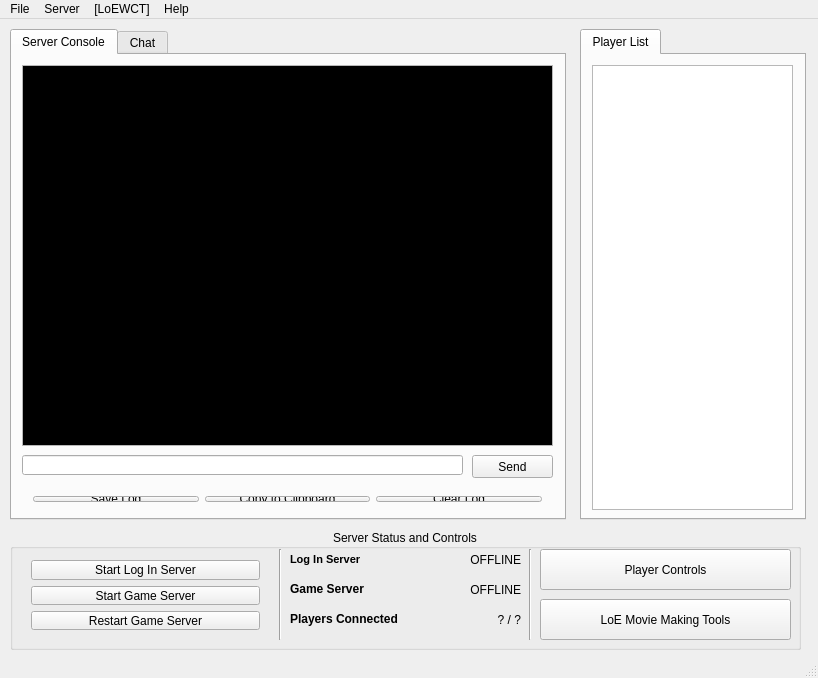
<?xml version="1.0" encoding="UTF-8"?>
<ui version="4.0">
 <class>MainWindow</class>
 <widget class="QMainWindow" name="MainWindow">
  <property name="geometry">
   <rect>
    <x>0</x>
    <y>0</y>
    <width>818</width>
    <height>678</height>
   </rect>
  </property>
  <property name="minimumSize">
   <size>
    <width>818</width>
    <height>678</height>
   </size>
  </property>
  <property name="maximumSize">
   <size>
    <width>818</width>
    <height>678</height>
   </size>
  </property>
  <property name="windowTitle">
   <string>[LoEWCT] Control Panel v1.0</string>
  </property>
  <widget class="QWidget" name="centralWidget">
   <widget class="QTabWidget" name="mainConsole">
    <property name="geometry">
     <rect>
      <x>10</x>
      <y>10</y>
      <width>556</width>
      <height>491</height>
     </rect>
    </property>
    <property name="tabPosition">
     <enum>QTabWidget::North</enum>
    </property>
    <property name="currentIndex">
     <number>0</number>
    </property>
    <widget class="QWidget" name="tabConsole">
     <attribute name="title">
      <string>Server Console</string>
     </attribute>
     <widget class="QPlainTextEdit" name="consoleLog">
      <property name="geometry">
       <rect>
        <x>10</x>
        <y>10</y>
        <width>531</width>
        <height>381</height>
       </rect>
      </property>
      <property name="palette">
       <palette>
        <active>
         <colorrole role="Text">
          <brush brushstyle="SolidPattern">
           <color alpha="255">
            <red>255</red>
            <green>255</green>
            <blue>255</blue>
           </color>
          </brush>
         </colorrole>
         <colorrole role="Base">
          <brush brushstyle="SolidPattern">
           <color alpha="255">
            <red>0</red>
            <green>0</green>
            <blue>0</blue>
           </color>
          </brush>
         </colorrole>
         <colorrole role="Highlight">
          <brush brushstyle="SolidPattern">
           <color alpha="255">
            <red>255</red>
            <green>255</green>
            <blue>255</blue>
           </color>
          </brush>
         </colorrole>
         <colorrole role="HighlightedText">
          <brush brushstyle="SolidPattern">
           <color alpha="255">
            <red>0</red>
            <green>0</green>
            <blue>0</blue>
           </color>
          </brush>
         </colorrole>
        </active>
        <inactive>
         <colorrole role="Text">
          <brush brushstyle="SolidPattern">
           <color alpha="255">
            <red>255</red>
            <green>255</green>
            <blue>255</blue>
           </color>
          </brush>
         </colorrole>
         <colorrole role="Base">
          <brush brushstyle="SolidPattern">
           <color alpha="255">
            <red>0</red>
            <green>0</green>
            <blue>0</blue>
           </color>
          </brush>
         </colorrole>
         <colorrole role="Highlight">
          <brush brushstyle="SolidPattern">
           <color alpha="255">
            <red>255</red>
            <green>255</green>
            <blue>255</blue>
           </color>
          </brush>
         </colorrole>
         <colorrole role="HighlightedText">
          <brush brushstyle="SolidPattern">
           <color alpha="255">
            <red>0</red>
            <green>0</green>
            <blue>0</blue>
           </color>
          </brush>
         </colorrole>
        </inactive>
        <disabled>
         <colorrole role="Text">
          <brush brushstyle="SolidPattern">
           <color alpha="255">
            <red>120</red>
            <green>120</green>
            <blue>120</blue>
           </color>
          </brush>
         </colorrole>
         <colorrole role="Base">
          <brush brushstyle="SolidPattern">
           <color alpha="255">
            <red>240</red>
            <green>240</green>
            <blue>240</blue>
           </color>
          </brush>
         </colorrole>
         <colorrole role="Highlight">
          <brush brushstyle="SolidPattern">
           <color alpha="255">
            <red>10</red>
            <green>36</green>
            <blue>106</blue>
           </color>
          </brush>
         </colorrole>
         <colorrole role="HighlightedText">
          <brush brushstyle="SolidPattern">
           <color alpha="255">
            <red>0</red>
            <green>0</green>
            <blue>0</blue>
           </color>
          </brush>
         </colorrole>
        </disabled>
       </palette>
      </property>
      <property name="font">
       <font>
        <family>Lucida Console</family>
        <weight>75</weight>
        <bold>true</bold>
       </font>
      </property>
      <property name="readOnly">
       <bool>true</bool>
      </property>
      <property name="plainText">
       <string/>
      </property>
     </widget>
     <widget class="QLineEdit" name="cmdLine">
      <property name="geometry">
       <rect>
        <x>10</x>
        <y>400</y>
        <width>441</width>
        <height>20</height>
       </rect>
      </property>
     </widget>
     <widget class="QPushButton" name="sendCmdLine">
      <property name="geometry">
       <rect>
        <x>460</x>
        <y>400</y>
        <width>81</width>
        <height>23</height>
       </rect>
      </property>
      <property name="text">
       <string>Send</string>
      </property>
     </widget>
     <widget class="QWidget" name="layoutWidget">
      <property name="geometry">
       <rect>
        <x>10</x>
        <y>430</y>
        <width>531</width>
        <height>28</height>
       </rect>
      </property>
      <layout class="QHBoxLayout" name="horizontalLayout_2">
       <item>
        <widget class="QPushButton" name="btnSaveServerLog">
         <property name="text">
          <string>Save Log</string>
         </property>
         <property name="icon">
          <iconset resource="res.qrc">
           <normaloff>:/icons/icons/drive_disk.png</normaloff>:/icons/icons/drive_disk.png</iconset>
         </property>
        </widget>
       </item>
       <item>
        <widget class="QPushButton" name="btnCopyClipboard">
         <property name="text">
          <string>Copy to Clipboard</string>
         </property>
         <property name="icon">
          <iconset resource="res.qrc">
           <normaloff>:/icons/icons/page_white_paste.png</normaloff>:/icons/icons/page_white_paste.png</iconset>
         </property>
        </widget>
       </item>
       <item>
        <widget class="QPushButton" name="btnClearConsoleLog">
         <property name="text">
          <string>Clear Log</string>
         </property>
         <property name="icon">
          <iconset resource="res.qrc">
           <normaloff>:/icons/icons/bin_empty.png</normaloff>:/icons/icons/bin_empty.png</iconset>
         </property>
        </widget>
       </item>
      </layout>
     </widget>
    </widget>
    <widget class="QWidget" name="tabChat">
     <attribute name="title">
      <string>Chat</string>
     </attribute>
     <widget class="QTabWidget" name="logChat">
      <property name="geometry">
       <rect>
        <x>10</x>
        <y>10</y>
        <width>531</width>
        <height>451</height>
       </rect>
      </property>
      <property name="currentIndex">
       <number>0</number>
      </property>
      <widget class="QWidget" name="tabGlobalChat">
       <attribute name="title">
        <string>Global</string>
       </attribute>
       <widget class="QLineEdit" name="chatLine_Global">
        <property name="geometry">
         <rect>
          <x>9</x>
          <y>400</y>
          <width>421</width>
          <height>20</height>
         </rect>
        </property>
       </widget>
       <widget class="QPushButton" name="sendChatLine_Global">
        <property name="geometry">
         <rect>
          <x>440</x>
          <y>400</y>
          <width>75</width>
          <height>23</height>
         </rect>
        </property>
        <property name="text">
         <string>Send</string>
        </property>
       </widget>
       <widget class="QPlainTextEdit" name="logChatGlobal">
        <property name="geometry">
         <rect>
          <x>10</x>
          <y>10</y>
          <width>511</width>
          <height>381</height>
         </rect>
        </property>
        <property name="readOnly">
         <bool>true</bool>
        </property>
       </widget>
      </widget>
      <widget class="QWidget" name="tabLocalChat">
       <attribute name="title">
        <string>Local</string>
       </attribute>
       <widget class="QLineEdit" name="chatLine_Local">
        <property name="geometry">
         <rect>
          <x>10</x>
          <y>400</y>
          <width>421</width>
          <height>20</height>
         </rect>
        </property>
       </widget>
       <widget class="QPushButton" name="sendChatLine_Local">
        <property name="geometry">
         <rect>
          <x>440</x>
          <y>400</y>
          <width>75</width>
          <height>23</height>
         </rect>
        </property>
        <property name="text">
         <string>Send</string>
        </property>
       </widget>
       <widget class="QPlainTextEdit" name="logChatLocal">
        <property name="geometry">
         <rect>
          <x>10</x>
          <y>40</y>
          <width>511</width>
          <height>351</height>
         </rect>
        </property>
        <property name="readOnly">
         <bool>true</bool>
        </property>
       </widget>
       <widget class="QWidget" name="layoutWidget">
        <property name="geometry">
         <rect>
          <x>10</x>
          <y>10</y>
          <width>511</width>
          <height>22</height>
         </rect>
        </property>
        <layout class="QHBoxLayout" name="horizontalLayout">
         <item>
          <widget class="QLabel" name="lblSelScene_localChat">
           <property name="text">
            <string>Select Scene</string>
           </property>
          </widget>
         </item>
         <item>
          <widget class="QComboBox" name="comboBox">
           <item>
            <property name="text">
             <string>ponyville</string>
            </property>
           </item>
           <item>
            <property name="text">
             <string>canterlot</string>
            </property>
           </item>
           <item>
            <property name="text">
             <string>cloudsdale</string>
            </property>
           </item>
          </widget>
         </item>
        </layout>
       </widget>
      </widget>
      <widget class="QWidget" name="tabPartyChat">
       <attribute name="title">
        <string>Party</string>
       </attribute>
       <widget class="QLabel" name="label_2">
        <property name="geometry">
         <rect>
          <x>15</x>
          <y>10</y>
          <width>501</width>
          <height>401</height>
         </rect>
        </property>
        <property name="text">
         <string>&lt;html&gt;&lt;head/&gt;&lt;body&gt;&lt;p align=&quot;center&quot;&gt;&lt;span style=&quot; font-size:16pt; font-weight:600;&quot;&gt;Party Chat is not available at the moment.&lt;/span&gt;&lt;/p&gt;&lt;/body&gt;&lt;/html&gt;</string>
        </property>
       </widget>
      </widget>
      <widget class="QWidget" name="tabHerdChat">
       <attribute name="title">
        <string>Herd</string>
       </attribute>
       <widget class="QLabel" name="label_3">
        <property name="geometry">
         <rect>
          <x>10</x>
          <y>10</y>
          <width>501</width>
          <height>401</height>
         </rect>
        </property>
        <property name="text">
         <string>&lt;html&gt;&lt;head/&gt;&lt;body&gt;&lt;p align=&quot;center&quot;&gt;&lt;span style=&quot; font-size:16pt; font-weight:600;&quot;&gt;Herd Chat is not available at the moment.&lt;/span&gt;&lt;/p&gt;&lt;/body&gt;&lt;/html&gt;</string>
        </property>
        <property name="alignment">
         <set>Qt::AlignCenter</set>
        </property>
       </widget>
      </widget>
      <widget class="QWidget" name="tabWhisperChat">
       <attribute name="title">
        <string>Whisper</string>
       </attribute>
       <widget class="QPlainTextEdit" name="logChatWhisper">
        <property name="geometry">
         <rect>
          <x>10</x>
          <y>40</y>
          <width>511</width>
          <height>351</height>
         </rect>
        </property>
        <property name="readOnly">
         <bool>true</bool>
        </property>
       </widget>
       <widget class="QLineEdit" name="chatLine_Whisper">
        <property name="geometry">
         <rect>
          <x>10</x>
          <y>400</y>
          <width>421</width>
          <height>20</height>
         </rect>
        </property>
       </widget>
       <widget class="QPushButton" name="sendChatLine_Whisper">
        <property name="geometry">
         <rect>
          <x>440</x>
          <y>400</y>
          <width>75</width>
          <height>23</height>
         </rect>
        </property>
        <property name="text">
         <string>Send</string>
        </property>
       </widget>
       <widget class="QLabel" name="lblWhisperChatInfo">
        <property name="geometry">
         <rect>
          <x>15</x>
          <y>10</y>
          <width>501</width>
          <height>20</height>
         </rect>
        </property>
        <property name="text">
         <string>People will know you as &lt;SERVER&gt; | You MUST Set a Player to use this chat.</string>
        </property>
        <property name="alignment">
         <set>Qt::AlignCenter</set>
        </property>
       </widget>
      </widget>
     </widget>
    </widget>
   </widget>
   <widget class="QTabWidget" name="playerListWidget">
    <property name="geometry">
     <rect>
      <x>580</x>
      <y>10</y>
      <width>226</width>
      <height>491</height>
     </rect>
    </property>
    <property name="currentIndex">
     <number>0</number>
    </property>
    <widget class="QWidget" name="tabPlayersList">
     <attribute name="title">
      <string>Player List</string>
     </attribute>
     <widget class="QListView" name="playerList">
      <property name="geometry">
       <rect>
        <x>10</x>
        <y>10</y>
        <width>201</width>
        <height>445</height>
       </rect>
      </property>
     </widget>
    </widget>
   </widget>
   <widget class="QGroupBox" name="boxServerControls">
    <property name="geometry">
     <rect>
      <x>10</x>
      <y>510</y>
      <width>791</width>
      <height>121</height>
     </rect>
    </property>
    <property name="title">
     <string>Server Status and Controls</string>
    </property>
    <property name="alignment">
     <set>Qt::AlignCenter</set>
    </property>
    <widget class="Line" name="line">
     <property name="geometry">
      <rect>
       <x>260</x>
       <y>20</y>
       <width>20</width>
       <height>91</height>
      </rect>
     </property>
     <property name="orientation">
      <enum>Qt::Vertical</enum>
     </property>
    </widget>
    <widget class="QLabel" name="lblLogInServer">
     <property name="geometry">
      <rect>
       <x>280</x>
       <y>20</y>
       <width>201</width>
       <height>21</height>
      </rect>
     </property>
     <property name="text">
      <string>&lt;!DOCTYPE HTML PUBLIC &quot;-//W3C//DTD HTML 4.0//EN&quot; &quot;http://www.w3.org/TR/REC-html40/strict.dtd&quot;&gt;
&lt;html&gt;&lt;head&gt;&lt;meta name=&quot;qrichtext&quot; content=&quot;1&quot; /&gt;&lt;style type=&quot;text/css&quot;&gt;
p, li { white-space: pre-wrap; }
&lt;/style&gt;&lt;/head&gt;&lt;body style=&quot; font-family:'MS Shell Dlg 2'; font-size:8pt; font-weight:400; font-style:normal;&quot;&gt;
&lt;p style=&quot; margin-top:0px; margin-bottom:0px; margin-left:0px; margin-right:0px; -qt-block-indent:0; text-indent:0px;&quot;&gt;&lt;span style=&quot; font-weight:600;&quot;&gt;Log In Server&lt;/span&gt;&lt;/p&gt;&lt;/body&gt;&lt;/html&gt;</string>
     </property>
     <property name="scaledContents">
      <bool>false</bool>
     </property>
     <property name="wordWrap">
      <bool>false</bool>
     </property>
     <property name="openExternalLinks">
      <bool>false</bool>
     </property>
    </widget>
    <widget class="QLabel" name="lblGameServer">
     <property name="geometry">
      <rect>
       <x>280</x>
       <y>50</y>
       <width>201</width>
       <height>21</height>
      </rect>
     </property>
     <property name="text">
      <string>&lt;html&gt;&lt;head/&gt;&lt;body&gt;&lt;p&gt;&lt;span style=&quot; font-weight:600;&quot;&gt;Game Server&lt;/span&gt;&lt;/p&gt;&lt;/body&gt;&lt;/html&gt;</string>
     </property>
    </widget>
    <widget class="QLabel" name="lbPlayersOnline">
     <property name="geometry">
      <rect>
       <x>280</x>
       <y>80</y>
       <width>201</width>
       <height>21</height>
      </rect>
     </property>
     <property name="text">
      <string>&lt;html&gt;&lt;head/&gt;&lt;body&gt;&lt;p&gt;&lt;span style=&quot; font-weight:600;&quot;&gt;Players Connected&lt;/span&gt;&lt;/p&gt;&lt;/body&gt;&lt;/html&gt;</string>
     </property>
    </widget>
    <widget class="QLabel" name="lblLogInServerStatus">
     <property name="geometry">
      <rect>
       <x>430</x>
       <y>20</y>
       <width>81</width>
       <height>21</height>
      </rect>
     </property>
     <property name="text">
      <string>OFFLINE</string>
     </property>
     <property name="alignment">
      <set>Qt::AlignRight|Qt::AlignTrailing|Qt::AlignVCenter</set>
     </property>
    </widget>
    <widget class="QLabel" name="lblGameServerStatus">
     <property name="geometry">
      <rect>
       <x>430</x>
       <y>50</y>
       <width>81</width>
       <height>21</height>
      </rect>
     </property>
     <property name="text">
      <string>OFFLINE</string>
     </property>
     <property name="alignment">
      <set>Qt::AlignRight|Qt::AlignTrailing|Qt::AlignVCenter</set>
     </property>
    </widget>
    <widget class="QLabel" name="lblPlayersConnected">
     <property name="geometry">
      <rect>
       <x>430</x>
       <y>80</y>
       <width>81</width>
       <height>21</height>
      </rect>
     </property>
     <property name="text">
      <string>? / ?</string>
     </property>
     <property name="alignment">
      <set>Qt::AlignRight|Qt::AlignTrailing|Qt::AlignVCenter</set>
     </property>
    </widget>
    <widget class="QPushButton" name="btnPlayerControls">
     <property name="geometry">
      <rect>
       <x>530</x>
       <y>20</y>
       <width>251</width>
       <height>41</height>
      </rect>
     </property>
     <property name="text">
      <string>Player Controls</string>
     </property>
     <property name="icon">
      <iconset resource="res.qrc">
       <normaloff>:/icons/icons/user_edit.png</normaloff>:/icons/icons/user_edit.png</iconset>
     </property>
    </widget>
    <widget class="Line" name="line_2">
     <property name="geometry">
      <rect>
       <x>510</x>
       <y>20</y>
       <width>20</width>
       <height>91</height>
      </rect>
     </property>
     <property name="orientation">
      <enum>Qt::Vertical</enum>
     </property>
    </widget>
    <widget class="QPushButton" name="btnMovieMakerTools">
     <property name="geometry">
      <rect>
       <x>530</x>
       <y>70</y>
       <width>251</width>
       <height>41</height>
      </rect>
     </property>
     <property name="text">
      <string>LoE Movie Making Tools</string>
     </property>
     <property name="icon">
      <iconset resource="res.qrc">
       <normaloff>:/icons/icons/film.png</normaloff>:/icons/icons/film.png</iconset>
     </property>
    </widget>
    <widget class="QWidget" name="layoutWidget">
     <property name="geometry">
      <rect>
       <x>10</x>
       <y>20</y>
       <width>251</width>
       <height>92</height>
      </rect>
     </property>
     <layout class="QVBoxLayout" name="verticalLayout">
      <item>
       <widget class="QPushButton" name="btnLoginServer">
        <property name="text">
         <string>Start Log In Server</string>
        </property>
        <property name="icon">
         <iconset resource="res.qrc">
          <normaloff>:/icons/icons/user.png</normaloff>:/icons/icons/user.png</iconset>
        </property>
       </widget>
      </item>
      <item>
       <widget class="QPushButton" name="btnGameServer">
        <property name="text">
         <string>Start Game Server</string>
        </property>
        <property name="icon">
         <iconset resource="res.qrc">
          <normaloff>:/icons/icons/controller.png</normaloff>:/icons/icons/controller.png</iconset>
        </property>
       </widget>
      </item>
      <item>
       <widget class="QPushButton" name="btnRestartServers">
        <property name="text">
         <string>Restart Game Server</string>
        </property>
        <property name="icon">
         <iconset resource="res.qrc">
          <normaloff>:/icons/icons/arrow_refresh.png</normaloff>:/icons/icons/arrow_refresh.png</iconset>
        </property>
       </widget>
      </item>
     </layout>
    </widget>
   </widget>
  </widget>
  <widget class="QMenuBar" name="menuBar">
   <property name="geometry">
    <rect>
     <x>0</x>
     <y>0</y>
     <width>818</width>
     <height>21</height>
    </rect>
   </property>
   <widget class="QMenu" name="menuFile">
    <property name="title">
     <string>File</string>
    </property>
    <addaction name="actionSave_Log"/>
    <addaction name="separator"/>
    <addaction name="actionExit"/>
   </widget>
   <widget class="QMenu" name="menuServer">
    <property name="title">
     <string>Server</string>
    </property>
    <addaction name="actionStart_Server"/>
    <addaction name="actionRestart_Server"/>
    <addaction name="actionStop_Server"/>
    <addaction name="separator"/>
    <addaction name="actionServer_Settings"/>
   </widget>
   <widget class="QMenu" name="menu_LoEWCT">
    <property name="title">
     <string>[LoEWCT]</string>
    </property>
    <addaction name="actionPlugins"/>
    <addaction name="separator"/>
    <addaction name="actionSettings"/>
    <addaction name="action_LoEWCT_Client_Luncher_Settings"/>
   </widget>
   <widget class="QMenu" name="menuHelp">
    <property name="title">
     <string>Help</string>
    </property>
    <addaction name="actionQuest_Script_Tutorial"/>
    <addaction name="actionPonyforums_net_Post"/>
    <addaction name="separator"/>
    <addaction name="actionAbout_LoEWCT"/>
   </widget>
   <addaction name="menuFile"/>
   <addaction name="menuServer"/>
   <addaction name="menu_LoEWCT"/>
   <addaction name="menuHelp"/>
  </widget>
  <widget class="QStatusBar" name="statusBar"/>
  <action name="actionSave_Log">
   <property name="icon">
    <iconset resource="res.qrc">
     <normaloff>:/icons/icons/drive_disk.png</normaloff>:/icons/icons/drive_disk.png</iconset>
   </property>
   <property name="text">
    <string>Save Log...</string>
   </property>
  </action>
  <action name="actionExit">
   <property name="text">
    <string>Exit</string>
   </property>
  </action>
  <action name="actionStart_Server">
   <property name="icon">
    <iconset resource="res.qrc">
     <normaloff>:/icons/icons/server_go.png</normaloff>:/icons/icons/server_go.png</iconset>
   </property>
   <property name="text">
    <string>Start Server</string>
   </property>
  </action>
  <action name="actionRestart_Server">
   <property name="icon">
    <iconset resource="res.qrc">
     <normaloff>:/icons/icons/arrow_refresh.png</normaloff>:/icons/icons/arrow_refresh.png</iconset>
   </property>
   <property name="text">
    <string>Restart Server</string>
   </property>
  </action>
  <action name="actionStop_Server">
   <property name="icon">
    <iconset resource="res.qrc">
     <normaloff>:/icons/icons/server_delete.png</normaloff>:/icons/icons/server_delete.png</iconset>
   </property>
   <property name="text">
    <string>Stop Server</string>
   </property>
  </action>
  <action name="actionServer_Settings">
   <property name="icon">
    <iconset resource="res.qrc">
     <normaloff>:/icons/icons/server_edit.png</normaloff>:/icons/icons/server_edit.png</iconset>
   </property>
   <property name="text">
    <string>Server Settings</string>
   </property>
  </action>
  <action name="actionSettings">
   <property name="icon">
    <iconset resource="res.qrc">
     <normaloff>:/icons/icons/application_edit.png</normaloff>:/icons/icons/application_edit.png</iconset>
   </property>
   <property name="text">
    <string>[LoEWCT] Settings</string>
   </property>
  </action>
  <action name="actionPlugins">
   <property name="text">
    <string>Plugins</string>
   </property>
  </action>
  <action name="actionQuest_Script_Tutorial">
   <property name="text">
    <string>Quest Script Tutorial</string>
   </property>
  </action>
  <action name="actionPonyforums_net_Post">
   <property name="text">
    <string>ponyforums.net Post</string>
   </property>
  </action>
  <action name="actionAbout_LoEWCT">
   <property name="text">
    <string>About [LoEWCT]...</string>
   </property>
  </action>
  <action name="action_LoEWCT_Client_Luncher_Settings">
   <property name="text">
    <string>[LoEWCT] Client Luncher Settings</string>
   </property>
  </action>
 </widget>
 <layoutdefault spacing="6" margin="11"/>
 <resources>
  <include location="res.qrc"/>
 </resources>
 <connections>
  <connection>
   <sender>cmdLine</sender>
   <signal>returnPressed()</signal>
   <receiver>sendCmdLine</receiver>
   <slot>click()</slot>
   <hints>
    <hint type="sourcelabel">
     <x>213</x>
     <y>426</y>
    </hint>
    <hint type="destinationlabel">
     <x>511</x>
     <y>436</y>
    </hint>
   </hints>
  </connection>
 </connections>
</ui>
